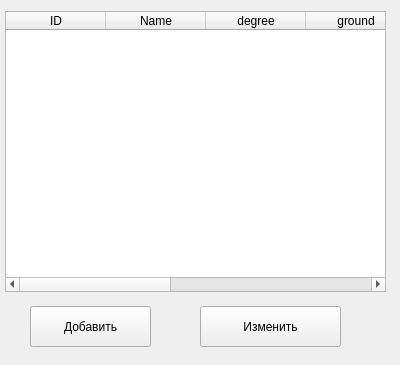
<?xml version="1.0" encoding="UTF-8"?>
<ui version="4.0">
 <class>Form</class>
 <widget class="QWidget" name="Form">
  <property name="geometry">
   <rect>
    <x>0</x>
    <y>0</y>
    <width>400</width>
    <height>365</height>
   </rect>
  </property>
  <property name="windowTitle">
   <string>Form</string>
  </property>
  <widget class="QTableWidget" name="tableWidget">
   <property name="geometry">
    <rect>
     <x>5</x>
     <y>11</y>
     <width>381</width>
     <height>281</height>
    </rect>
   </property>
   <column>
    <property name="text">
     <string>ID</string>
    </property>
   </column>
   <column>
    <property name="text">
     <string>Name</string>
    </property>
   </column>
   <column>
    <property name="text">
     <string>degree</string>
    </property>
   </column>
   <column>
    <property name="text">
     <string>ground</string>
    </property>
   </column>
   <column>
    <property name="text">
     <string>taste</string>
    </property>
   </column>
   <column>
    <property name="text">
     <string>price</string>
    </property>
   </column>
   <column>
    <property name="text">
     <string>volume</string>
    </property>
   </column>
  </widget>
  <widget class="QPushButton" name="pushButton">
   <property name="geometry">
    <rect>
     <x>30</x>
     <y>306</y>
     <width>121</width>
     <height>41</height>
    </rect>
   </property>
   <property name="text">
    <string>Добавить</string>
   </property>
  </widget>
  <widget class="QPushButton" name="pushButton_2">
   <property name="geometry">
    <rect>
     <x>200</x>
     <y>306</y>
     <width>141</width>
     <height>41</height>
    </rect>
   </property>
   <property name="text">
    <string>Изменить</string>
   </property>
  </widget>
 </widget>
 <resources/>
 <connections/>
</ui>
